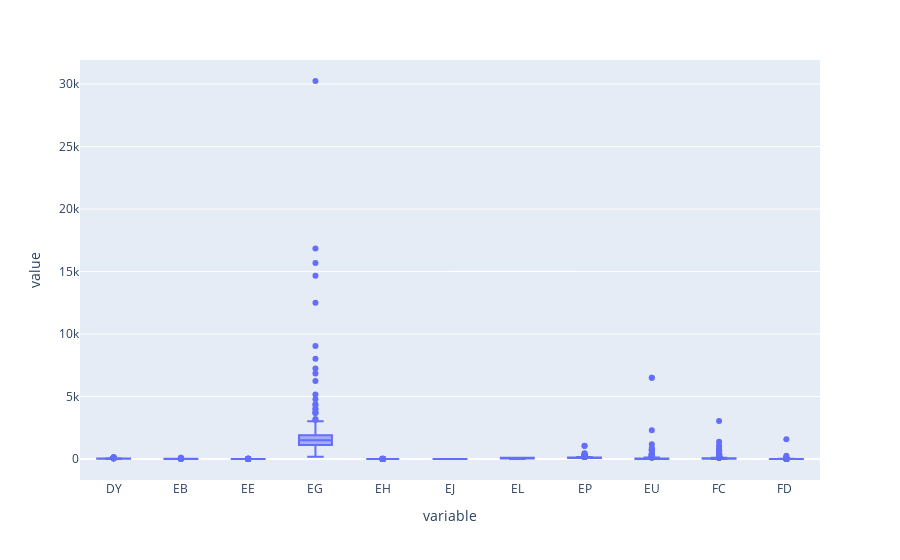

Notebook code cell kept with this figure:
### Code cell
fig = px.box(dfcon, y=cols_list[34:45])
fig.show()

### Figure 1 — Plotly figure (JSON) as saved in the notebook; plotly's stock layout.template omitted (floating-point values rounded to 4 significant figures; data arrays with more than 128 entries replaced by an {"elided": "..."} marker saying what was removed)
{"data": [{"alignmentgroup": "True", "hovertemplate": "variable=%{x}<br>value=%{y}<extra></extra>", "legendgroup": "", "marker": {"color": "#636efa"}, "name": "", "notched": false, "offsetgroup": "", "orientation": "v", "showlegend": false, "type": "box", "x": {"elided": "6787 str values"}, "x0": " ", "xaxis": "x", "y": {"elided": "6787 float values"}, "y0": " ", "yaxis": "y"}], "layout": {"boxmode": "group", "legend": {"tracegroupgap": 0}, "margin": {"t": 60}, "xaxis": {"anchor": "y", "domain": [0, 1], "title": {"text": "variable"}}, "yaxis": {"anchor": "x", "domain": [0, 1], "title": {"text": "value"}}}}
